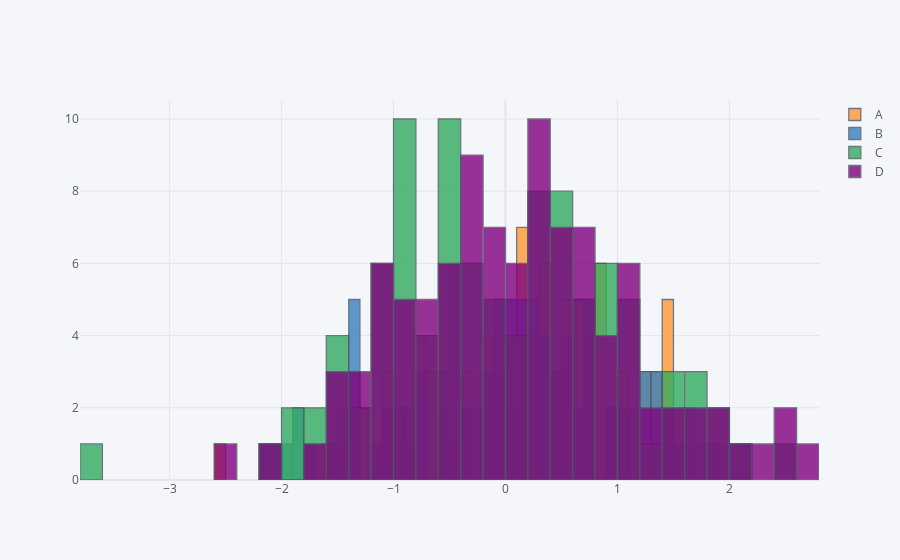

Here is the notebook cell this chart was saved with:
### Markdown cell above
### Histogram

### Code cell
df1.iplot(kind = 'hist' , bins = 50)
